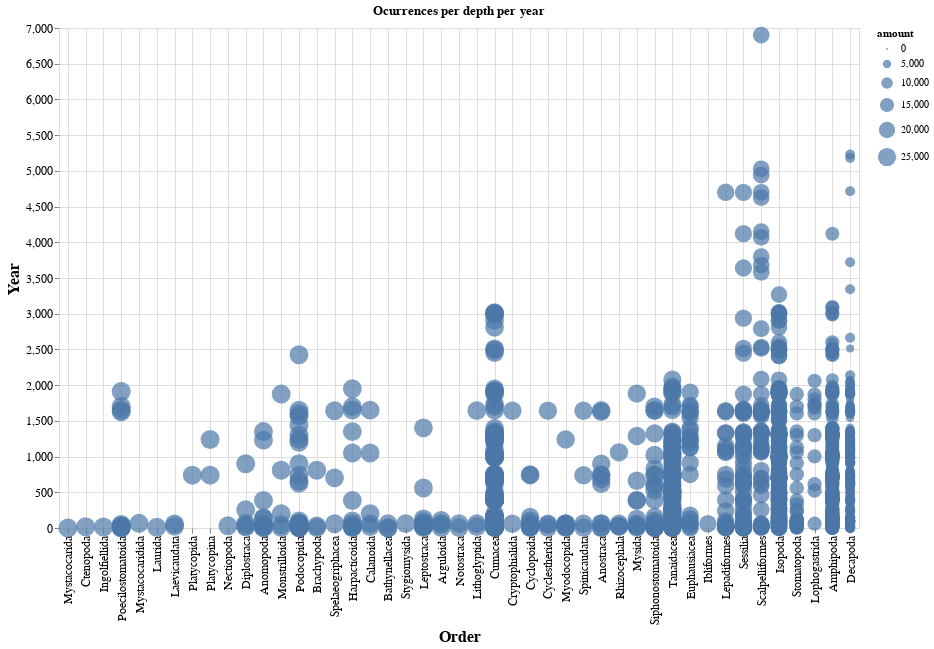

Source (notebook cell):
### Code cell
import numpy as np
import pandas as pd
import altair as alt
import datetime as dt
import math as mt
import array as arr

file_name = './data/db.csv'
crustaceas = pd.read_csv(file_name, sep=',', encoding='utf-8', index_col=False, low_memory=False)

Table_Date = crustaceas[['Cataloged Date','Order1','Kingdom','StardDepth']]
d = []
counter=0
for row in Table_Date['Order1']:
#     print(row)
    if not Table_Date.loc[counter,'StardDepth']==-1:
        valuewithoutm = str(Table_Date.loc[counter,'StardDepth']).split("m")
        if not valuewithoutm[0]=='nan':
#             print(valuewithoutm[0])
            s = valuewithoutm[0].replace(',', '')
            thedepth = float(s)
#             avg_depth=avg_depth+thedepth
#             if thedepth<min_depth:
#                 min_depth=thedepth
#             if thedepth>max_depth:
#                 max_depth=thedepth
    d.append({'order':row, 'depth':thedepth})
#     check not null and take out commas and mm
    counter = counter+1  
NewTable_Date11 = pd.DataFrame(d)
NewTable_Date11
classes = NewTable_Date11['order'].unique()

e = []
countam = 0
for classSp in classes:
#     print(classSp)
    p = NewTable_Date11.loc[NewTable_Date11.loc[:,'order']==classSp,:]
    numbers = p.depth.value_counts(sort=False)
    for oneyear in p.depth.unique():
        countam = countam + numbers.loc[oneyear]
        e.append({'order':p['order'].unique()[0],'depth':oneyear,'amount':countam})
NewTable_Years = pd.DataFrame(e)


alt.Chart(NewTable_Years,title='Ocurrences per depth per year',width=800,height=500).mark_circle(
    size=80).encode(
    y= alt.Y('depth:Q', title='Year',
             axis=alt.Axis(tickCount=10,grid=True,labels=True),
             scale=alt.Scale()),
    x=alt.X('order:N',title='Order',axis=alt.Axis(grid=True),sort = alt.SortField('amount', order='descending')),
                    
    size=alt.Size('amount',scale=alt.Scale())
#         x= alt.X('year', type='nominal', title='Years',axis=alt.Axis(grid=True),),
#     y= alt.Y('depth', type='nominal', title='Depth',axis=alt.Axis(grid=True),
#             sort = alt.SortField('depth', order='descending')),
#     color=alt.Color('amount', title='Ocurrences',scale=alt.Scale(scheme='browns'),)

).configure_axis(
        labelFontSize=12,
        titleFontSize=16,
        domainWidth=0.0
).properties(
)

### Figure 1 — Vega-Lite specification as saved in the notebook (floating-point values rounded to 4 significant figures; data arrays with more than 128 entries replaced by an {"elided": "..."} marker saying what was removed)
{"config": {"view": {"continuousWidth": 400, "continuousHeight": 300}, "axis": {"domainWidth": 0.0, "labelFontSize": 12, "titleFontSize": 16}}, "data": {"name": "data-6782f8b012b6862659a6c5701877a185"}, "mark": {"type": "circle", "size": 80}, "encoding": {"size": {"type": "quantitative", "field": "amount", "scale": {}}, "x": {"type": "nominal", "axis": {"grid": true}, "field": "order", "sort": {"field": "amount", "order": "descending"}, "title": "Order"}, "y": {"type": "quantitative", "axis": {"grid": true, "labels": true, "tickCount": 10}, "field": "depth", "scale": {}, "title": "Year"}}, "height": 500, "title": "Ocurrences per depth per year", "width": 800, "$schema": "https://vega.github.io/schema/vega-lite/v4.0.0.json", "datasets": {"data-6782f8b012b6862659a6c5701877a185": {"elided": "1729 records"}}}
